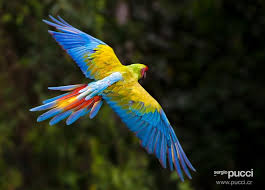
#> input picture Task-7 Image Resizer Tool/input_folder/img1.jpg, 265 x 190 px; its folder holds 2 pictures in this run
$ jupyter execute Untitled.ipynb
#> lines starting #> are read from the running program, lines starting #| are printed output that depends on the picture
[cell 1]
import os
from PIL import Image

[cell 2]
# === Configuration ===
input_folder = "input_folder"       # Folder containing original images
output_folder = "output_folder"    # Folder to save resized images
new_size = (800, 600)               # Resize all images to 800x600 pixels
output_format = "JPEG"              # Convert to JPEG (you can change to PNG, WEBP, etc.)

# === Ensure output folder exists ===
if not os.path.exists(output_folder):
    os.makedirs(output_folder)

# === Process all images in the input folder ===
for filename in os.listdir(input_folder):
    if filename.lower().endswith(('.png', '.jpg', '.jpeg', '.bmp', '.gif', '.webp')):
        img_path = os.path.join(input_folder, filename)
        img = Image.open(img_path)
#> img is the input picture: PIL image 265x190 RGB; mean R, G, B 39.8, 45.3, 30.3

        # Resize the image
        resized_img = img.resize(new_size)
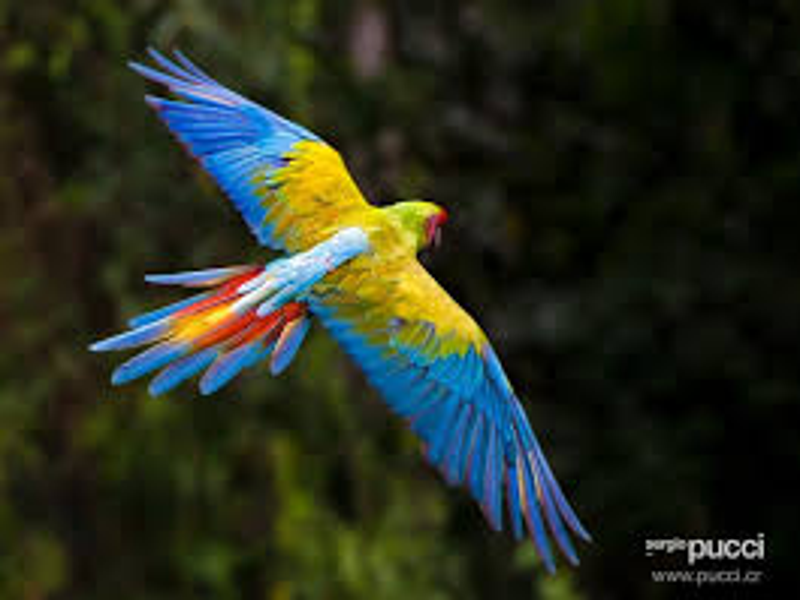
#> resized_img: PIL image 800x600 RGB; mean R, G, B 39.8, 45.4, 30.4

        # Remove file extension and save with new format
        base_name = os.path.splitext(filename)[0]
        output_path = os.path.join(output_folder, f"{base_name}.{output_format.lower()}")

        # Save resized and converted image
        resized_img.save(output_path, output_format)
        print(f"✅ {filename} resized and saved as {output_path}")
#> pass 2 of the loop `for filename in os.listdir(input_folder):`:
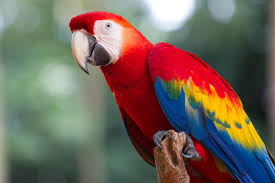
#> input picture Task-7 Image Resizer Tool/input_folder/img2.jpg, 275 x 183 px
#> img is the input picture: PIL image 275x183 RGB; mean R, G, B 113.9, 101.5, 90.4
#> `resized_img = img.resize(new_size)`:
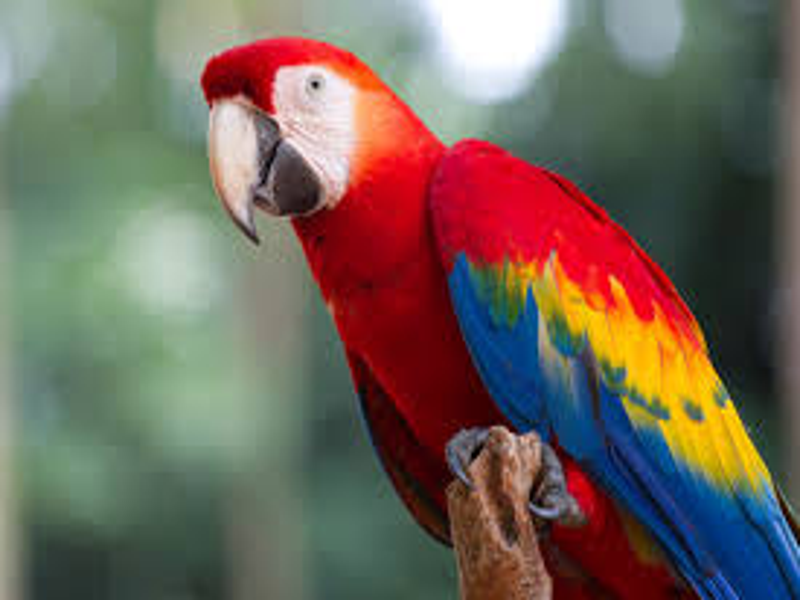
#> resized_img: PIL image 800x600 RGB; mean R, G, B 113.9, 101.5, 90.4

print("\n🎉 All images have been resized and saved successfully!")
